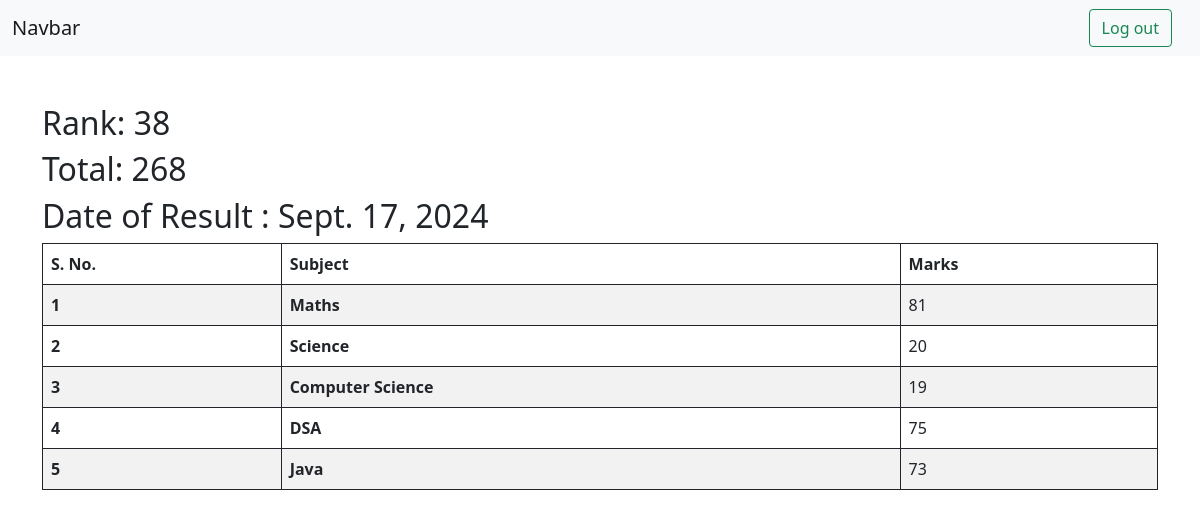
Screenshot of /see_marks/STU-0378 with the database file from the repository.
### ReportCardApp/models.py (models this page shows, shortened)
class SubjectMarks(models.Model):
      student= models.ForeignKey(Student, related_name="studentmarks",on_delete=models.CASCADE)
      subject =models.ForeignKey(Subject,on_delete=models.CASCADE)
      marks= models.IntegerField()
      class Meta:
          unique_together =['student','subject']

class Student(models.Model):
    department=models.ForeignKey(Department, related_name='depart', on_delete=models.CASCADE)
    student_id=models.OneToOneField(StudentID,related_name="studentid",on_delete=models.CASCADE)
    student_name=models.CharField(max_length=100)
    student_email=models.EmailField(unique=True)
    student_age=models.IntegerField(default=18)
    student_addess=models.TextField()
    class Meta:
        ordering=['student_name']
        verbose_name="student"

class Rank(models.Model):
           student= models.ForeignKey(Student, related_name="studentrank",on_delete=models.CASCADE)
           student_rank = models.IntegerField()
           date_of_report_card_generation= models.DateField(auto_now_add=True)
           class Meta:
               unique_together=['student_rank','date_of_report_card_generation']

class Subject(models.Model):
     subject_name=models.CharField(max_length=100)

### ReportCardApp/views.py (the view)
# urls.py: path('see_marks/<student_id>',see_marks,name="see_marks")
def see_marks(request, student_id):
      queryset=SubjectMarks.objects.filter(student__student_id__student_id=student_id)
      total_marks=queryset.aggregate(total_marks=Sum('marks'))
      return render(request, 'see_marks.html',{'queryset':queryset,'total_marks':total_marks,})

### ReportCardApp/templates/see_marks.html (shortened to what this page needs)
{%extends "base.html" %}
{% block content %}
<div class="container mt-5">
<table class="table  table-striped table-bordered border-dark ">
    <h2>Rank: {{queryset.first.student.studentrank.first.student_rank}}</h2>
    <h2>Total: {{total_marks.total_marks}}</h2>
    <h2>Date of Result : {{queryset.first.student.studentrank.first.date_of_report_card_generation}}</h2>
    <thead>
        <th>S. No.</th>
        <th>Subject</th>
        <th>Marks</th>
    </thead>
    <tbody>
         {%  for marks in queryset %}
      <tr>
        <th scope="row">{{forloop.counter}}</th>
        <td>
            <b>{{marks.subject.subject_name}}</b>
        </td>
        <td>{{marks.marks}}</td>
      </tr>
       {% endfor %}
    </tbody>
  </table>
</div>
{% endblock%}

### rows the page displays
SubjectMarks: first.student.studentrank.first.student_rank "38", first.student.studentrank.first.date_of_report_card_generation "Sept. 17, 2024", subject.subject_name "Maths", marks "81"
SubjectMarks: subject.subject_name "Science", marks "20"
SubjectMarks: subject.subject_name "Computer Science", marks "19"
SubjectMarks: subject.subject_name "DSA", marks "75"
SubjectMarks: subject.subject_name "Java", marks "73"

### other values shown
{{ total_marks.total_marks }} "268"
